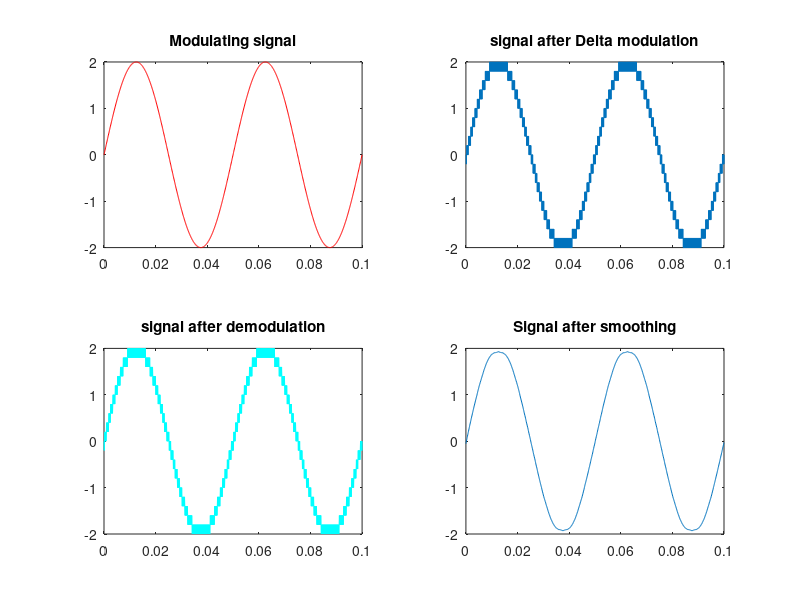

Source code (MATLAB):
clc;
clear all;
close all;
%Sine wave Amplitude,Sampling frequency and sampling time.
A=2;
Fs=10000;
Ts=1/Fs;
%x-coordinate (x-axis) from(0 till 5*10^-3)
t=0:Ts:0.1;
%modulating signal
x= A*sin(2*pi*Fs/500*t);
len = length(t);
%plot the modulating signal
subplot(2,2,1);
plot(t,x,'r');
title('Modulating signal');
%Specify the length of the stair fn
delta = 0.2;
xn=0;
%start modulation
for i =1:len-1;
    if x(i)>xn(i)
        d(i)=1;
        xn(i+1)=xn(i)+delta;
    else
        d(i) =0;
        xn(i+1)=xn(i)-delta;
    end
end
%plot the signal after DM.
subplot(2,2,2);
stairs(t,xn);
title('signal after Delta modulation');
 %Demodualtion 
for i=1:d
    if d(i)>xn(i)
        d(i)=0;
        xn(i+1)=xn(i)-delta;
    else
        d(i)=1;
        xn(i+1)=xn(i)+delta;
    end
end
%plot demodulated signal
subplot(2,2,3);
plot(t,xn,'c');
title('signal after demodulation');
%Adjust the low pass filter
order=3;
frame=81;
h= sgolayfilt(xn,order,frame);
%plot the resulting signal after smoothing.
subplot(2,2,4);
plot(t,h);
title('Signal after smoothing');
%calc square error
err = immse(x,h );
fprintf('\n The mean-squared error is %0.4f\n', err);